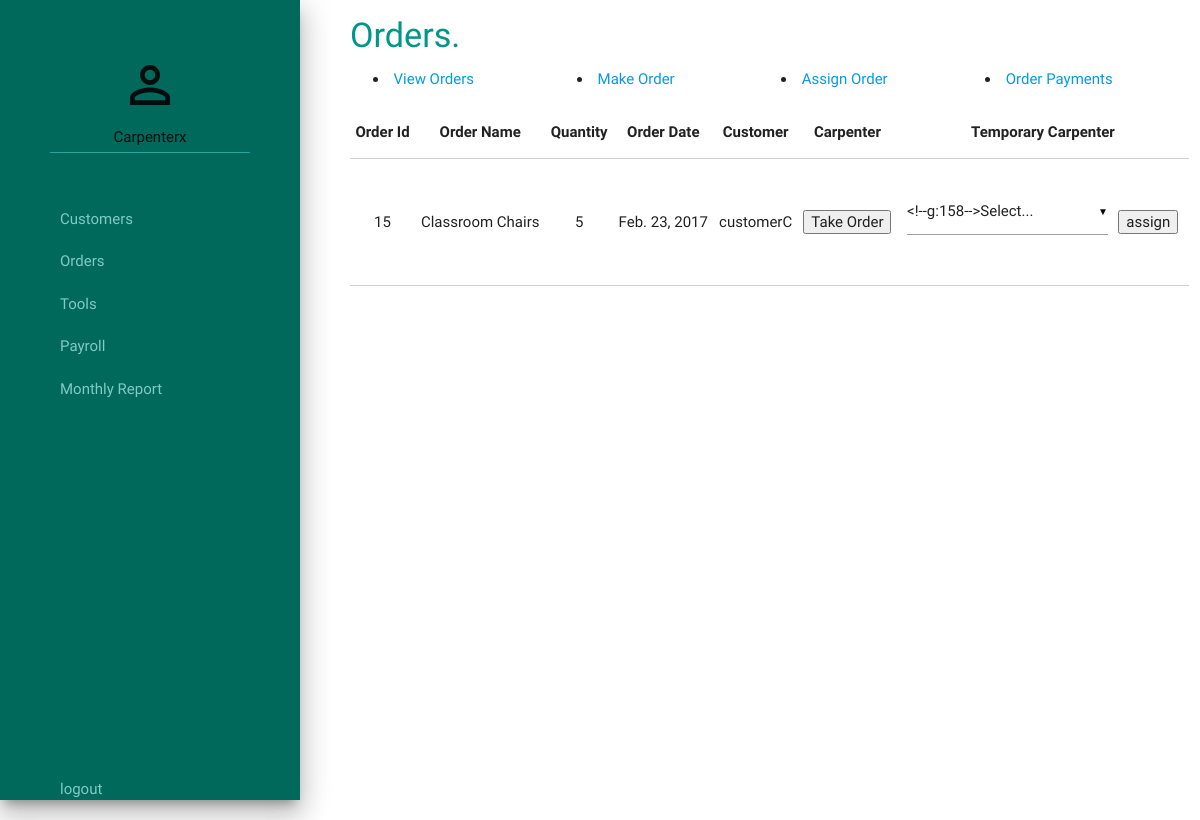
Page /furniture_palace/assign_order_page/ (signed in) on the earlier database version.
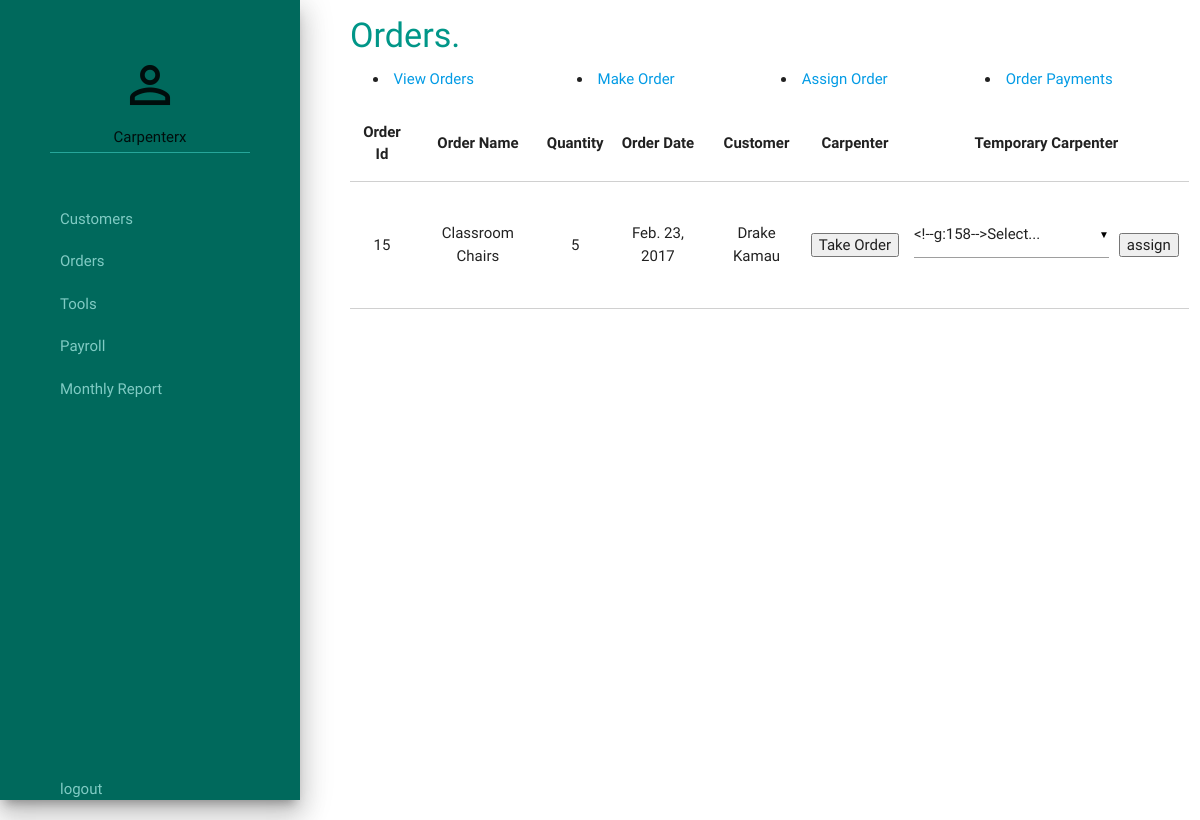
Same page on the later database version.
### order/models.py (models this page shows, shortened)
class Order(models.Model):
    order_name = models.CharField(max_length=100)
    quantity = models.IntegerField()
    complete_status = models.BooleanField(default=False)
    order_date = models.DateField(auto_now_add=True)
    order_price = models.FloatField(null=True)
    order_completion_date = models.DateField(null=True)
    customer = models.ForeignKey('accounts.Customer', null=False, unique=False)
    carpenter = models.ForeignKey(User, null=True, unique=False)
    temp_carpenter = models.ForeignKey('accounts.TempCarpenter', null=True, unique=False)

### accounts/models.py (models this page shows)
class Customer(models.Model):
    customer_name = models.CharField(max_length=100)
    customer_email = models.EmailField(max_length=254, unique=True)
    customer_tel_no = models.CharField(max_length=100)
    customer_address = models.CharField(max_length=255)
    customer_physical_address = models.TextField()
    gold, silver = 'Gold', 'Silver'
    customer_type_choices = (
        (gold, 'GOLD'),
        (silver, 'SILVER'),
    )
    customer_class = models.CharField(
        max_length=15,
        choices=customer_type_choices,
        default=silver,
    )
    def __str__(self):
        return self.customer_name

### order/views.py (the view)
def assign_order_page(request):
    orders = get_unassigned_orders()
    user = request.user
    temporary_carpenters = TempCarpenter.objects.all()
    active_orders = Order.objects.filter(carpenter=user,
                                         complete_status=False,
                                         temp_carpenter=None)
    return render(request, 'order/order_assign.html', locals())

### accounts/context_processors.py (called while the page is built)
def username_processor(request):
    username = request.user.username
    return {'username': username}

def furniture_processor(request):
    furniture = Furniture.objects.all()
    return {'furniture': furniture}

### order/order.py (called while the page is built)
def get_unassigned_orders():
    orders = Order.objects.filter(carpenter=None, temp_carpenter=None).order_by('-order_date')
    return orders

### order/templates/order/order_assign.html (shortened to what this page needs)
{% extends "./base.html" %}
{% block heading %}
<div class="heading">
    <h4>Orders.</h4>
</div>
{% endblock %}
{% block content %}
       <table class="bordered responsive-table highlight centered">
        <thead>
          <tr>
              <th>Order Id</th>
              <th>Order Name</th>
              <th>Quantity</th>
              <th>Order Date</th>
              <th>Customer</th>
              <th>Carpenter</th>
              <th>Temporary Carpenter</th>
          </tr>
        </thead>
        <tbody id="orders">
            {% for order in orders %}
              <tr>
                  <td>{{ order.id }}</td>
                  <td>{{ order.order_name }}</td>
                  <td>{{ order.quantity }}</td>
                  <td>{{ order.order_date }}</td>
                  <td>{{ order.customer }}</td>
                  <td>
                      <form action="{% url 'orders:take_order' %}" method="post">
                          <input type="submit" value="Take Order">
                      </form>
                  <td>
                      <form action="{% url 'orders:assign_order' %}" id="carpenter_select_form" method="post">
                             <table>
                                  <tr>
                                      <td>
                                      </td>
                                      <td>
                                          <input type="submit" value="assign" />
                                      </td>
                                  </tr>
                             </table>
                      </form>
                  </td>
              </tr>
            {% empty%}
            <tr>
                <td>
                    <p>No orders available.</p>
                </td>
            </tr>
            {% endfor %}
          </tbody>
        </table>
{% endblock %}

Differences in the rows shown:
changed through a linked row, Order "Classroom Chairs": customer "customerC" → "Drake Kamau"
